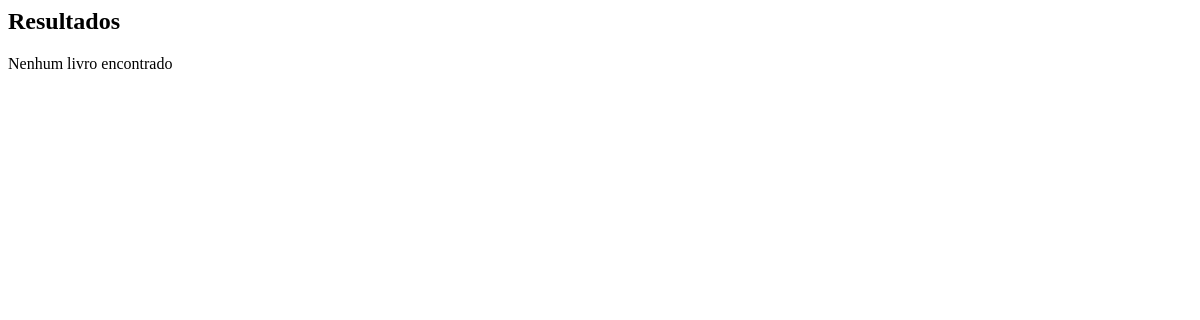
The app's page /biblioteca/pesquisar/, older data.
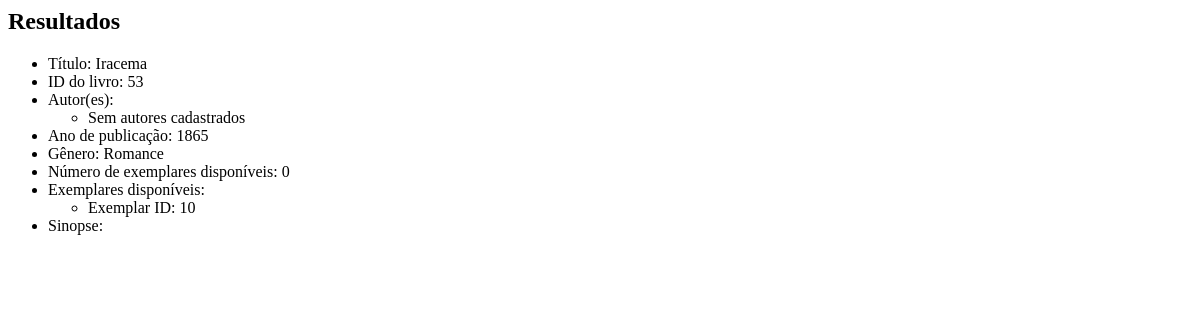
The same page, newer data.
### Biblioteca/models.py (models this page shows)
class Livro (models.Model):
    titulo = models.CharField(max_length=1000, unique=True) #Não sei se faz sentido um max_lenght aqui, apenas seguindo o exemplo da aula
    sinopse =  models.CharField(blank=True)
    ano_de_publicacao = models.IntegerField()
    genero = models.CharField(max_length=1000)
    exemplares_disponiveis = models.IntegerField() #erro: min_value=0

class Exemplar(models.Model):
    livro = models.ForeignKey(Livro,on_delete=models.CASCADE, related_name="exemplares")
    disponivel = models.BooleanField(default=True)

### Biblioteca/views.py (the view)
# urls.py: path("pesquisar/",        views.pesquisar,        name="pesquisar"),
def pesquisar(request):
    busca = request.GET.get('busca', '')
    tipo = request.GET.get('tipodapesquisa', 'livro')
    print(f"Valor da busca: {busca}")
    if tipo == "livro":
        lista = Livro.objects.filter(titulo__icontains=busca)
    elif tipo == "autor":
        lista = Autor.objects.filter(nome__icontains=busca)
    else:
        lista = []
    return render(request, "Biblioteca/parcial_resultados.html", {
        "lista": lista, "tipo": tipo
    })

### Biblioteca/templates/Biblioteca/parcial_resultados.html (shortened to what this page needs)
<div class="caixa">
<h2>Resultados</h2>
{% if tipo == "livro" %}
    {% for elemento in lista %}
    <div class="caixinha">
        <ul>
            <li>Título: {{ elemento.titulo }}</li>
            <li>ID do livro: {{elemento.id }}</li>
            <li>Autor(es):
                <ul>
                    {% for autoria in elemento.autoria.all %}
                        <li>{{ autoria.autor.nome }}</li>
                    {% empty %}
                        <li>Sem autores cadastrados</li>
                    {% endfor %}
                </ul>
            <li>Ano de publicação: {{ elemento.ano_de_publicacao }}</li>
            <li>Gênero: {{ elemento.genero }}</li>
            <li>Número de exemplares disponíveis: {{ elemento.exemplares_disponiveis }}</li>
            <li>Exemplares disponíveis:</li>
            <ul>
                {% for exemplar in elemento.exemplares.all %}
                        {% if exemplar.disponivel %}
                            <li>Exemplar ID: {{ exemplar.id }}</li>
                        {% endif %}
                {% empty %}
                    <li>Sem exemplares registrados</li>
                {% endfor %}
            </ul>
            <li>Sinopse: {{ elemento.sinopse }}</li>
        </ul>
    </div>
    <br><br>
        {% empty %}
            Nenhum livro encontrado
    {% endfor %}
{% endif %}
</div>

Row changes from the older to the newer data that the page shows:
added Livro: titulo "Iracema", id "53", ano_de_publicacao "1865", genero "Romance", exemplares_disponiveis "0"
added Exemplar: id "10"
Text that changed along with them:
text no longer shown: "Nenhum livro encontrado"
